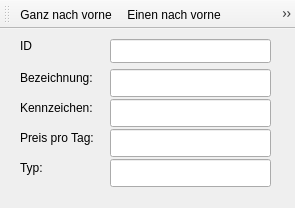
<?xml version="1.0" encoding="UTF-8"?>
<ui version="4.0">
 <class>FahrzeugEinzel</class>
 <widget class="QMainWindow" name="FahrzeugEinzel">
  <property name="windowModality">
   <enum>Qt::ApplicationModal</enum>
  </property>
  <property name="geometry">
   <rect>
    <x>0</x>
    <y>0</y>
    <width>295</width>
    <height>208</height>
   </rect>
  </property>
  <property name="windowTitle">
   <string>Fahrzeug Einzelanzeige</string>
  </property>
  <widget class="QWidget" name="centralwidget">
   <widget class="QLabel" name="label">
    <property name="geometry">
     <rect>
      <x>20</x>
      <y>10</y>
      <width>41</width>
      <height>14</height>
     </rect>
    </property>
    <property name="text">
     <string>ID</string>
    </property>
   </widget>
   <widget class="QLineEdit" name="lineEditID">
    <property name="enabled">
     <bool>true</bool>
    </property>
    <property name="geometry">
     <rect>
      <x>110</x>
      <y>10</y>
      <width>161</width>
      <height>24</height>
     </rect>
    </property>
    <property name="readOnly">
     <bool>true</bool>
    </property>
   </widget>
   <widget class="QLineEdit" name="lineEditTyp">
    <property name="geometry">
     <rect>
      <x>110</x>
      <y>130</y>
      <width>161</width>
      <height>28</height>
     </rect>
    </property>
   </widget>
   <widget class="QLineEdit" name="lineEditKennzeichen">
    <property name="geometry">
     <rect>
      <x>110</x>
      <y>70</y>
      <width>161</width>
      <height>28</height>
     </rect>
    </property>
   </widget>
   <widget class="QLabel" name="label_2">
    <property name="geometry">
     <rect>
      <x>20</x>
      <y>70</y>
      <width>81</width>
      <height>18</height>
     </rect>
    </property>
    <property name="text">
     <string>Kennzeichen:</string>
    </property>
   </widget>
   <widget class="QLabel" name="label_4">
    <property name="geometry">
     <rect>
      <x>20</x>
      <y>130</y>
      <width>81</width>
      <height>18</height>
     </rect>
    </property>
    <property name="text">
     <string>Typ:</string>
    </property>
   </widget>
   <widget class="QLineEdit" name="lineEditPreisProTag">
    <property name="geometry">
     <rect>
      <x>110</x>
      <y>100</y>
      <width>161</width>
      <height>28</height>
     </rect>
    </property>
   </widget>
   <widget class="QLabel" name="label_3">
    <property name="geometry">
     <rect>
      <x>20</x>
      <y>40</y>
      <width>81</width>
      <height>18</height>
     </rect>
    </property>
    <property name="text">
     <string>Bezeichnung:</string>
    </property>
   </widget>
   <widget class="QLineEdit" name="lineEditBezeichnung">
    <property name="geometry">
     <rect>
      <x>110</x>
      <y>40</y>
      <width>161</width>
      <height>28</height>
     </rect>
    </property>
   </widget>
   <widget class="QLabel" name="label_5">
    <property name="geometry">
     <rect>
      <x>20</x>
      <y>100</y>
      <width>81</width>
      <height>18</height>
     </rect>
    </property>
    <property name="text">
     <string>Preis pro Tag:</string>
    </property>
   </widget>
  </widget>
  <widget class="QToolBar" name="toolBar">
   <property name="windowTitle">
    <string>toolBar</string>
   </property>
   <attribute name="toolBarArea">
    <enum>TopToolBarArea</enum>
   </attribute>
   <attribute name="toolBarBreak">
    <bool>false</bool>
   </attribute>
   <addaction name="actionGanz_nach_vorne"/>
   <addaction name="actionEinen_nach_vorne"/>
   <addaction name="actionEinen_nach_hinten"/>
   <addaction name="actionGanz_nach_hinten"/>
   <addaction name="actionL_schen"/>
  </widget>
  <action name="actionGanz_nach_vorne">
   <property name="icon">
    <iconset resource="symbole.qrc">
     <normaloff>:/symbole/ganzvorne.xpm</normaloff>:/symbole/ganzvorne.xpm</iconset>
   </property>
   <property name="text">
    <string>Ganz nach vorne</string>
   </property>
  </action>
  <action name="actionEinen_nach_vorne">
   <property name="icon">
    <iconset resource="symbole.qrc">
     <normaloff>:/symbole/vorne.xpm</normaloff>:/symbole/vorne.xpm</iconset>
   </property>
   <property name="text">
    <string>Einen nach vorne</string>
   </property>
  </action>
  <action name="actionEinen_nach_hinten">
   <property name="icon">
    <iconset resource="symbole.qrc">
     <normaloff>:/symbole/hinten.xpm</normaloff>:/symbole/hinten.xpm</iconset>
   </property>
   <property name="text">
    <string>Einen nach hinten</string>
   </property>
  </action>
  <action name="actionGanz_nach_hinten">
   <property name="icon">
    <iconset resource="symbole.qrc">
     <normaloff>:/symbole/ganzhinten.xpm</normaloff>:/symbole/ganzhinten.xpm</iconset>
   </property>
   <property name="text">
    <string>Ganz nach hinten</string>
   </property>
  </action>
  <action name="actionL_schen">
   <property name="icon">
    <iconset resource="symbole.qrc">
     <normaloff>:/symbole/loeschen.xpm</normaloff>:/symbole/loeschen.xpm</iconset>
   </property>
   <property name="text">
    <string>Löschen</string>
   </property>
  </action>
 </widget>
 <tabstops>
  <tabstop>lineEditID</tabstop>
  <tabstop>lineEditBezeichnung</tabstop>
  <tabstop>lineEditKennzeichen</tabstop>
  <tabstop>lineEditPreisProTag</tabstop>
  <tabstop>lineEditTyp</tabstop>
 </tabstops>
 <resources>
  <include location="symbole.qrc"/>
 </resources>
 <connections/>
</ui>
